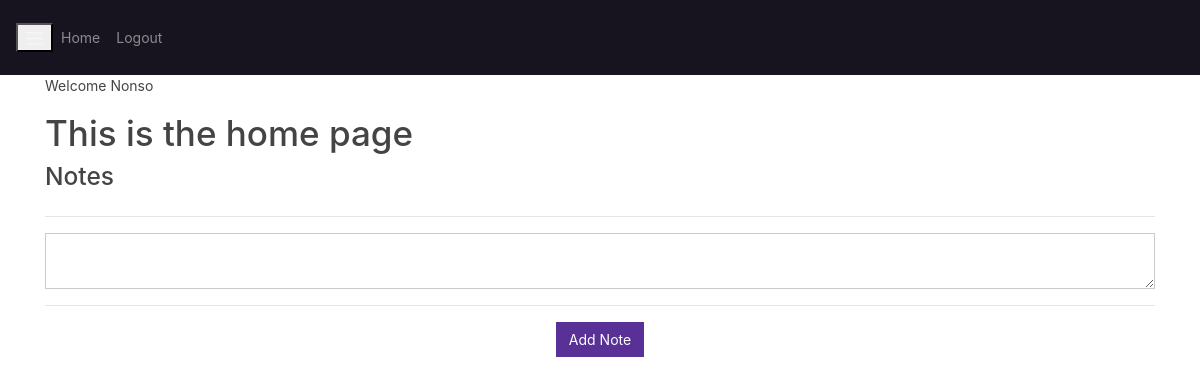
The app's page /home (signed in), older data.
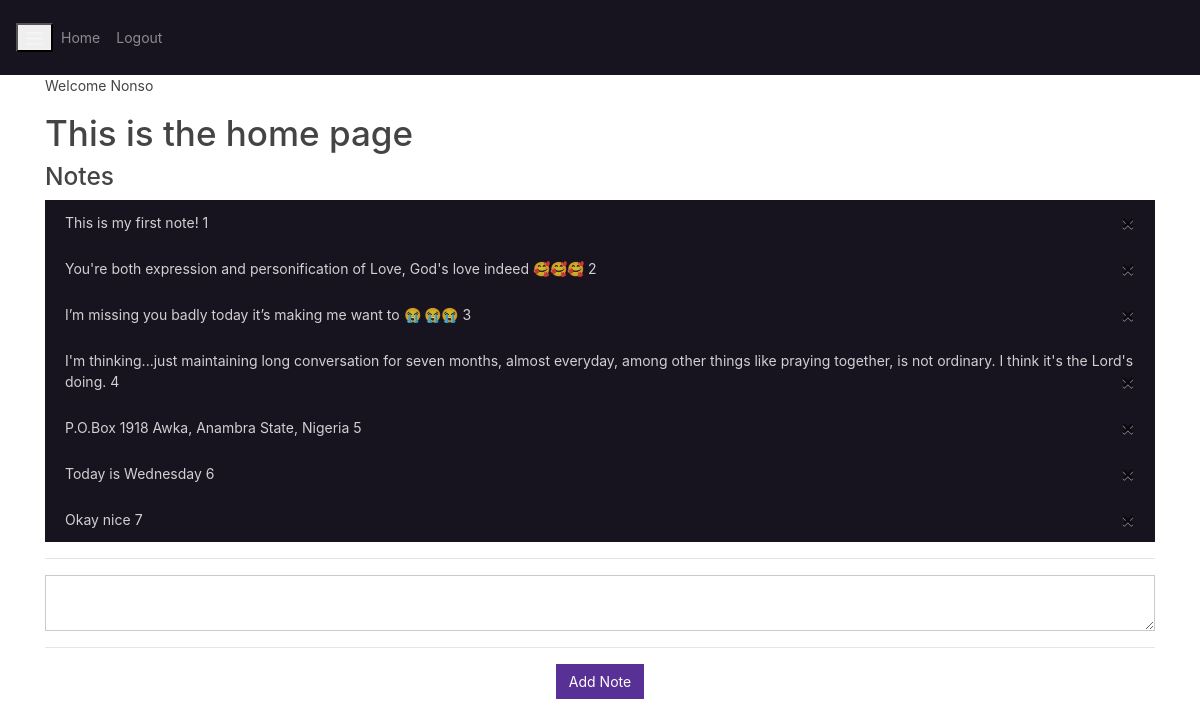
The same page, newer data.
### website/models.py (models this page shows)
class User(db.Model, UserMixin):
    id = db.Column(db.Integer, primary_key=True)
    email = db.Column(db.String(150), unique=True)
    password = db.Column(db.String(150))
    firstname = db.Column(db.String(150))
    notes = db.relationship('Note')

class Note(db.Model):
    id = db.Column(db.Integer, primary_key=True)
    data = db.Column(db.String(10000))
    date = db.Column(db.DateTime(timezone=True), default = func.now())
    user_id = db.Column(db.Integer, db.ForeignKey('user.id'))

### website/views.py (the view, shortened to what this page needs)
@views.route('/', methods = ['GET', 'POST'])
@views.route('/home', methods = ['GET', 'POST'])
@login_required # so no one get's to the home page without proper login
def home():
    return render_template("home.html", user = current_user)

### website/__init__.py (called while the page is built)
def create_app():
    app = Flask(__name__)
    app.config['SECRET_KEY'] = 'bobby-abuchi'
    app.config['SQLALCHEMY_DATABASE_URI'] = f'sqlite:///{DB_NAME}'
    db.init_app(app)
    from .views import views
    from .auth import auth
    app.register_blueprint(views, url_prefix='/')
    app.register_blueprint(auth, url_prefix='/')
    from .models import User, Note
    create_database(app)
    login_manager = LoginManager()
    login_manager.login_view = 'auth.login' # were to redirect user if not logged in
    login_manager.init_app(app)
    @login_manager.user_loader
    def load_user(id):
        return User.query.get(int(id))
    return app

### website/templates/home.html
{% extends "base.html" %} {% block title %} Notes | Home {% endblock %}
{% block content %}
<p>Welcome {{ user.firstname }}</p>
<h1>This is the home page</h1>
<h3>Notes</h3>
<ul class="list-group list-group-flush" id="notes">
    {% for note in user.notes %}
        <li class="list-group-item">
            {{ note.data }} {{note.id}}
            <button type="button" class="close" onclick="deleteNote({{note.id}})">
                <span aria-hidden="true">&times;</span>
            </button>
        </li>
    {% endfor %}
</ul>
<hr />
<form method="POST">
    <textarea name="note" id="note" class="form-control"></textarea>
    <hr />
    <div align="center">
        <button type="submit" class="btn btn-primary">Add Note</button>
    </div>
</form>
{% endblock %}

### website/templates/base.html (shortened to what this page needs)
<!DOCTYPE html>
<html>
    <head>
        <link
            rel="stylesheet"
            href="../static/bootstrap/bootstrap.css"
        />
        <link
            rel="stylesheet"
            href="../static/bootstrap//bootstrap.min.css"
        />
    </head>
    <body>
        <nav class="navbar navbar-expand-lg navbar-dark bg-dark">
            <button class="navbar-toggle" type="button" data-toggle="collapse" data-target="#navbar">
                <span class="navbar-toggler-icon"></span>
            </button>
            <div class="collapse navbar-collapse" id="navbar">
                <div class="navbar-nav">
                    {% if user.is_authenticated %}
                        <a class="nav-item nav-link" id="home" href="/home">Home</a>
                        <a class="nav-item nav-link" id="logout" href="/logout">Logout</a>
                    {% else %}
                        <a class="nav-item nav-link" id="login" href="/login">Login</a>
                        <a class="nav-item nav-link" id="sign-up" href="/sign-up">Sign Up</a>
                    {% endif %}
                </div>
            </div>
        </nav>
        <div class="container">
            {% block content %} {% endblock %}
        </div>
    </body>
</html>

Row changes from the older to the newer data that the page shows:
added Note: data "This is my first note!", id "1"
added Note: data "You're both expression and personification of Love, God's love indeed 🥰🥰🥰", id "2"
added Note: data "I’m missing you badly today it’s making me want to 😭 😭😭", id "3"
added Note: data "I'm thinking...just maintaining long conversation for seven months, almost everyday, among other things like praying together, is not ordinary. I think it's the Lord's doing.", id "4"
added Note: data "P.O.Box 1918 Awka, Anambra State, Nigeria", id "5"
added Note: data "Today is Wednesday", id "6"
added Note: data "Okay nice", id "7"
